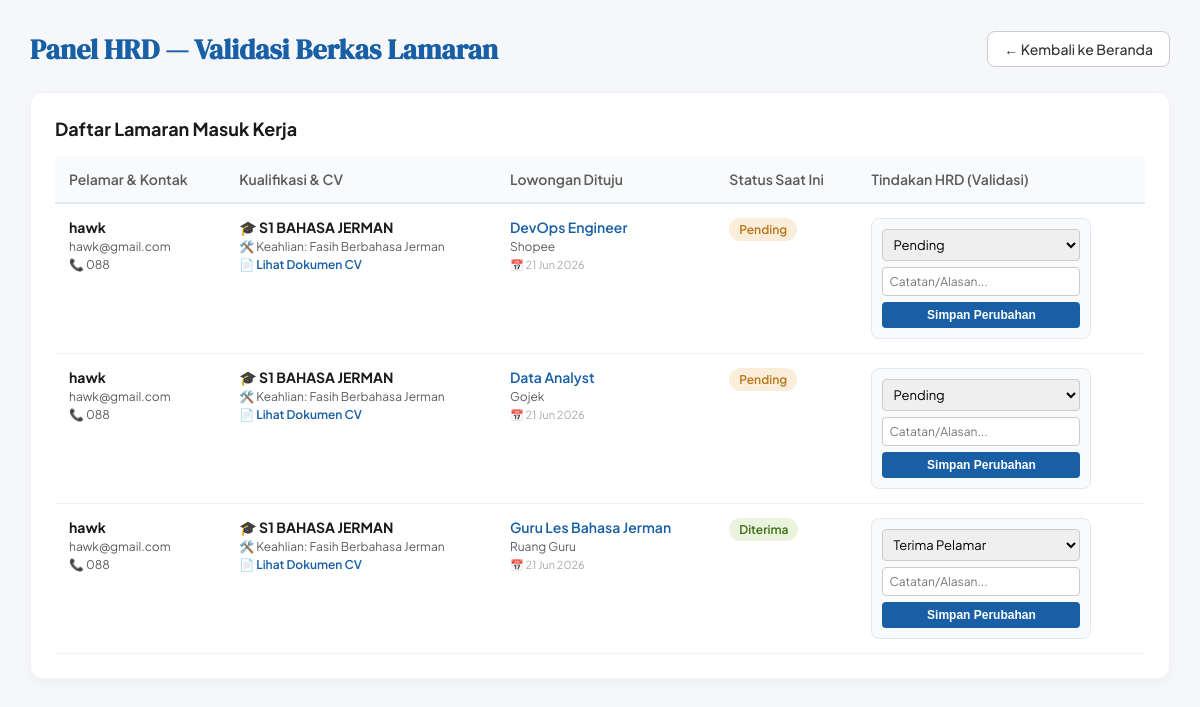
The page /dashboard_hrd.php (signed in) on the database its author committed.
### tables this page shows
CREATE TABLE `lamaran` (
  `id_lamaran` int(11) NOT NULL,
  `id_loker` int(11) NOT NULL,
  `id_user` int(11) NOT NULL,
  `tgl_melamar` timestamp NOT NULL DEFAULT current_timestamp(),
  `status_lamaran` enum('Pending','Diterima','Ditolak') DEFAULT 'Pending',
  `file_lampiran` varchar(255) DEFAULT NULL
);

CREATE TABLE `users` (
  `id_user` int(11) NOT NULL,
  `nama` varchar(100) NOT NULL,
  `email` varchar(100) NOT NULL,
  `password` varchar(255) NOT NULL,
  `role` enum('pelamar','hrd') NOT NULL,
  `created_at` timestamp NOT NULL DEFAULT current_timestamp()
);

CREATE TABLE `profil_pelamar` (
  `id_profil` int(11) NOT NULL,
  `id_user` int(11) NOT NULL,
  `no_telp` varchar(15) DEFAULT NULL,
  `pendidikan_terakhir` varchar(50) DEFAULT NULL,
  `keahlian` text DEFAULT NULL,
  `cv_file` varchar(255) DEFAULT NULL,
  `updated_at` timestamp NOT NULL DEFAULT current_timestamp() ON UPDATE current_timestamp()
);

CREATE TABLE `lowongan` (
  `id_loker` int(11) NOT NULL,
  `id_user` int(11) DEFAULT NULL,
  `nama_perusahaan` varchar(100) NOT NULL,
  `posisi` varchar(100) NOT NULL,
  `gaji` varchar(50) NOT NULL,
  `lokasi` varchar(100) NOT NULL,
  `tipe` enum('Full-time','Part-time','Remote') NOT NULL,
  `minimal_pendidikan` varchar(100) DEFAULT 'Semua Jenjang',
  `deskripsi` text NOT NULL,
  `berkas_wajib` varchar(255) DEFAULT 'CV',
  `status` enum('aktif','nonaktif') DEFAULT 'aktif',
  `created_at` timestamp NOT NULL DEFAULT current_timestamp()
);

### dashboard_hrd.php (the view, shortened to what this page needs)
<?php
require_once 'connection.php';
try {
    $sql = "SELECT l.id_lamaran, l.status_lamaran, l.tgl_melamar,
                   u.nama AS nama_pelamar, u.email AS email_pelamar,
                   p.no_telp, p.pendidikan_terakhir, p.keahlian, p.cv_file,
                   j.posisi, j.nama_perusahaan
            FROM lamaran l
            JOIN users u ON l.id_user = u.id_user
            JOIN lowongan j ON l.id_loker = j.id_loker
            LEFT JOIN profil_pelamar p ON u.id_user = p.id_user
            ORDER BY l.id_lamaran DESC";
    $stmt = $conn->query($sql);
    $daftar_lamaran = $stmt->fetchAll();
} catch (PDOException $e) {
    $daftar_lamaran = [];
}
?>
<!DOCTYPE html>
<html lang="id">
<head>
</head>
<body>
<div class="container">
    <div class="header">
        <h1 class="title">Panel HRD — Validasi Berkas Lamaran</h1>
        <a href="dashboard.php" class="btn-back">← Kembali ke Beranda</a>
    </div>
    <div class="table-card">
        <h2 style="font-size: 18px; margin-bottom: 16px;">Daftar Lamaran Masuk Kerja</h2>
        <table>
            <thead>
                <tr>
                    <th>Pelamar & Kontak</th>
                    <th>Kualifikasi & CV</th>
                    <th>Lowongan Dituju</th>
                    <th>Status Saat Ini</th>
                    <th>Tindakan HRD (Validasi)</th>
                </tr>
            </thead>
            <tbody>
                <?php if(empty($daftar_lamaran)): ?>
                    <tr>
                        <td colspan="5" style="text-align: center; color: var(--text-sec);">Belum ada pelamar kerja yang mengirimkan berkas lamaran.</td>
                    </tr>
                <?php else: ?>
                    <?php foreach($daftar_lamaran as $row): ?>
                        <tr>
                            <td>
                                <b><?= htmlspecialchars($row['nama_pelamar']) ?></b><br>
                                <span style="font-size:12px; color:var(--text-sec);"><?= htmlspecialchars($row['email_pelamar']) ?></span><br>
                                <span style="font-size:12px; color:var(--text-sec);">📞 <?= htmlspecialchars($row['no_telp'] ?? '-') ?></span>
                            </td>
                            <td>
                                <b>🎓 <?= htmlspecialchars($row['pendidikan_terakhir'] ?? 'Belum isi') ?></b><br>
                                <span style="font-size:12px; color:var(--text-sec);">🛠️ Keahlian: <?= htmlspecialchars($row['keahlian'] ?? '-') ?></span><br>
                                <?php if(!empty($row['cv_file'])): ?>
                                    <a href="#" style="font-size:12px; color: var(--primary); font-weight: 600; text-decoration: none;" onclick="alert('Membuka file: <?= $row['cv_file'] ?>')">📄 Lihat Dokumen CV</a>
                                <?php else: ?>
                                    <span style="font-size:12px; color:var(--danger);">CV belum diunggah</span>
                                <?php endif; ?>
                            </td>
                            <td>
                                <span style="font-weight: 600; color: var(--primary);"><?= htmlspecialchars($row['posisi']) ?></span><br>
                                <span style="font-size:12px; color:var(--text-sec);"><?= htmlspecialchars($row['nama_perusahaan']) ?></span><br>
                                <span style="font-size:11px; color:#aaa;">📅 <?= date('d M Y', strtotime($row['tgl_melamar'])) ?></span>
                            </td>
                            <td>
                                <span class="badge <?= $row['status_lamaran'] ?>"><?= $row['status_lamaran'] ?></span>
                            </td>
                            <td>
                                <form action="" method="POST" class="action-form">
                                    <select name="status_baru" class="select-box" required>
                                        <option value="Pending" <?= $row['status_lamaran'] === 'Pending' ? 'selected' : '' ?>>Pending</option>
                                        <option value="Diterima" <?= $row['status_lamaran'] === 'Diterima' ? 'selected' : '' ?>>Terima Pelamar</option>
                                    </select>
                                    <input type="text" name="catatan" class="input-note" placeholder="Catatan/Alasan..." required>
                                    <button type="submit" name="aksi_validasi" class="btn-save">Simpan Perubahan</button>
                                </form>
                            </td>
                        </tr>
                    <?php endforeach; ?>
                <?php endif; ?>
            </tbody>
        </table>
    </div>
</div>
</body>
</html>

### dashboard_hrd.php (style rules this page uses)
*, *::before, *::after { box-sizing: border-box; margin: 0; padding: 0; }
:root { --primary: #185FA5; --primary-light: #E6F1FB; --success: #3B6D11; --success-light: #EAF3DE; --danger: #A32D2D; --danger-light: #FCEBEB; --warning: #BA7517; --warning-light: #FAEEDA; --text: #1a1a1a; --text-sec: #5c5c5c; --bg: #f5f7fa; --surface: #ffffff; }
body { font-family: 'Plus Jakarta Sans', sans-serif; background: var(--bg); color: var(--text); padding: 30px; }
.container { max-width: 1200px; margin: 0 auto; }
.header { display: flex; justify-content: space-between; align-items: center; margin-bottom: 24px; }
.title { font-family: 'DM Serif Display', serif; font-size: 28px; color: var(--primary); }
.btn-back { padding: 8px 16px; background: #fff; border: 1px solid #ccc; border-radius: 8px; text-decoration: none; color: #333; font-size: 14px; font-weight: 500; }
.table-card { background: var(--surface); border-radius: 12px; box-shadow: 0 4px 12px rgba(0,0,0,0.03); border: 1px solid rgba(0,0,0,0.05); overflow: hidden; padding: 24px; }
table { width: 100%; border-collapse: collapse; text-align: left; font-size: 14px; }
th { background: #f8fafc; padding: 14px; font-weight: 600; color: var(--text-sec); border-bottom: 2px solid #e2e8f0; }
td { padding: 14px; border-bottom: 1px solid #edf2f7; vertical-align: top; }
.badge { padding: 4px 10px; border-radius: 99px; font-size: 12px; font-weight: 600; display: inline-block; }
.badge.Pending { background: var(--warning-light); color: var(--warning); }
.badge.Diterima { background: var(--success-light); color: var(--success); }
.action-form { display: flex; flex-direction: column; gap: 6px; background: #f8fafc; padding: 10px; border-radius: 8px; border: 1px solid #e2e8f0; width: 220px; }
.select-box { padding: 6px; border-radius: 4px; border: 1px solid #ccc; font-family: inherit; font-size: 13px; }
.input-note { padding: 6px; border-radius: 4px; border: 1px solid #ccc; font-family: inherit; font-size: 12px; resize: vertical; }
.btn-save { background: var(--primary); color: #fff; border: none; padding: 6px; border-radius: 4px; font-weight: 600; cursor: pointer; font-size: 12px; }

### rows shown on the page
lamaran: id_user.nama "hawk", id_user.email "hawk@gmail.com", profil_pelamar.no_telp "088", profil_pelamar.pendidikan_terakhir "S1 BAHASA JERMAN", profil_pelamar.keahlian "Fasih Berbahasa Jerman", id_loker.posisi "DevOps Engineer", id_loker.nama_perusahaan "Shopee", tgl_melamar "21 Jun 2026", status_lamaran "Pending", status_baru "Pending"
lamaran: id_user.nama "hawk", id_user.email "hawk@gmail.com", profil_pelamar.no_telp "088", profil_pelamar.pendidikan_terakhir "S1 BAHASA JERMAN", profil_pelamar.keahlian "Fasih Berbahasa Jerman", id_loker.posisi "Data Analyst", id_loker.nama_perusahaan "Gojek", tgl_melamar "21 Jun 2026", status_lamaran "Pending", status_baru "Pending"
lamaran: id_user.nama "hawk", id_user.email "hawk@gmail.com", profil_pelamar.no_telp "088", profil_pelamar.pendidikan_terakhir "S1 BAHASA JERMAN", profil_pelamar.keahlian "Fasih Berbahasa Jerman", id_loker.posisi "Guru Les Bahasa Jerman", id_loker.nama_perusahaan "Ruang Guru", tgl_melamar "21 Jun 2026", status_lamaran "Diterima", status_baru "Terima Pelamar"
